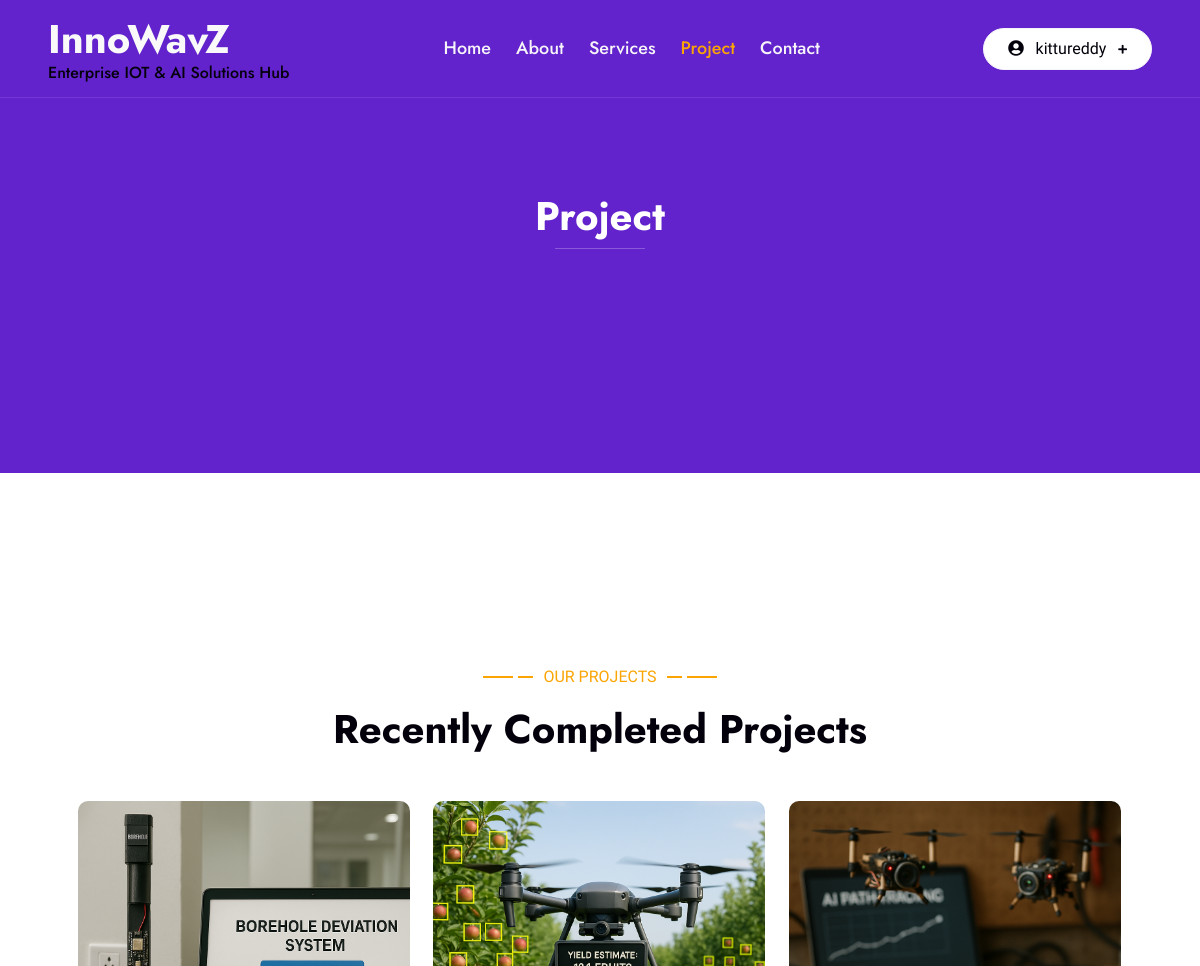
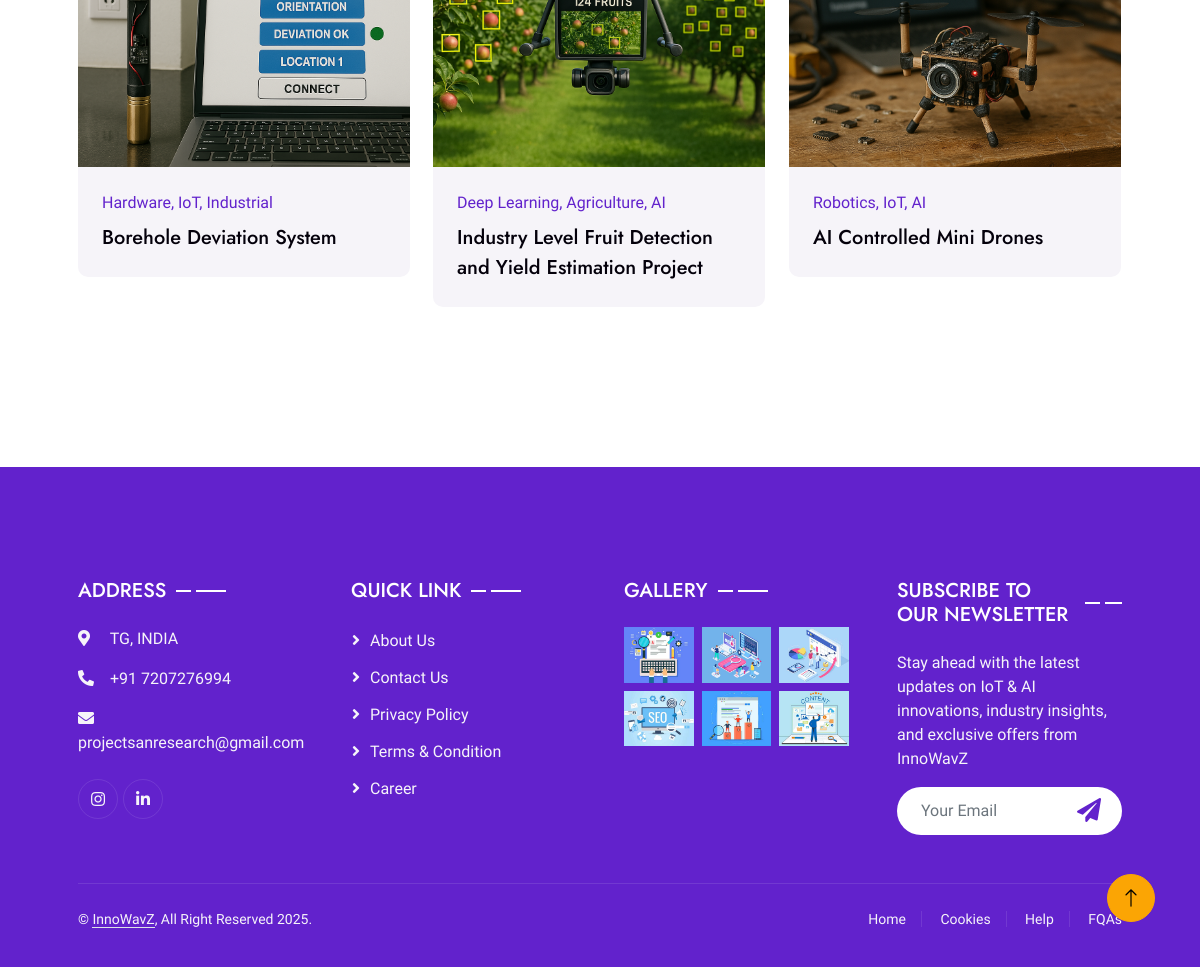
The page /project (signed in) on the database its author committed (2 pictures, top to bottom).
### userauths/models.py (models this page shows, shortened)
class User(AbstractUser):
    email = models.EmailField(unique=True)
    username = models.CharField(max_length=50)
    USERNAME_FIELD = 'email'
    REQUIRED_FIELDS = ['username']

### core/models.py (models this page shows, shortened)
class Product(models.Model):
    pid = ShortUUIDField(unique=True, length=10, max_length=20, prefix='prd', alphabet="abcdefgh12345")
    title = models.CharField(max_length=100, default="product")
    image = models.ImageField(upload_to=user_directory_path, default="product.png")
    description = models.TextField(null=True, blank=True, default="this is a product")
    user = models.ForeignKey(User, on_delete=models.SET_NULL, null=True)
    category = models.ForeignKey(category, on_delete=models.SET_NULL, null=True)
    specification = models.TextField(null=True, blank=True)
    class Meta:
        verbose_name_plural = "Products"

class category(models.Model):
    cid = ShortUUIDField(unique=True, length=10, max_length=20, prefix='cat', alphabet="abcdefgh12345")
    title = models.CharField(max_length=100, default="category")
    image = models.ImageField(upload_to=user_directory_path, default="category.png")
    description = models.TextField(null=True, blank=True, default="this is a category")
    class Meta:
        verbose_name_plural = "category"
    def __str__(self):
        return self.title

### core/views.py (the view)
# urls.py: path("project", views.project, name="project"),
def project(request):
    products = Product.objects.all()
    context = {
        'products': products,
    }
    return render(request, 'core/project.html',context)

### InnoWavz/templates/core/project.html (shortened to what this page needs)
{% extends 'core/partials/base2.html' %}
{% load static %}
{% block content %}
<div class="container-xxl py-5 bg-primary hero-header">
    <div class="container my-5 py-5 px-lg-5">
        <div class="row g-5 py-5">
            <div class="col-12 text-center">
                <h1 class="text-white animated slideInDown">Project</h1>
                <hr class="bg-white mx-auto mt-0" style="width: 90px;">
            </div>
        </div>
    </div>
</div>
<div class="container-xxl py-5">
    <div class="container py-5 px-lg-5">
        <div class="wow fadeInUp" data-wow-delay="0.1s">
            <p class="section-title text-secondary justify-content-center"><span></span>Our Projects<span></span></p>
            <h1 class="text-center mb-5">Recently Completed Projects</h1>
        </div>
        <div class="row g-4 portfolio-container">
            {% for p in products %}
            <div class="col-lg-4 col-md-6 d-flex align-items-stretch portfolio-item {{ p.category|lower }} wow fadeInUp" data-wow-delay="0.1s">
                <div class="rounded overflow-hidden w-100">
                    <div class="position-relative overflow-hidden">
                        <img class="img-fluid w-100" src="{{ p.image.url }}" alt="{{ p.title }}">
                    </div>
                    <div class="bg-light p-4">
                        <p class="text-primary fw-medium mb-2">{{ p.category }}</p>
                        <h5 class="lh-base mb-0">{{ p.title }}</h5>
                    </div>
                </div>
            </div>
            {% endfor %}
        </div>
    </div>
</div>
{% endblock %}

### InnoWavz/templates/core/partials/base2.html (shortened to what this page needs)
{% load static %}
<!DOCTYPE html>
<html lang="en">
<head>
    <link href="https://cdnjs.cloudflare.com/ajax/libs/font-awesome/5.10.0/css/all.min.css" rel="stylesheet">
    <link href="https://cdn.jsdelivr.net/npm/bootstrap-icons@1.4.1/font/bootstrap-icons.css" rel="stylesheet">
    <link href="{% static 'lib/animate/animate.min.css' %}" rel="stylesheet">
    <link href="{% static 'lib/owlcarousel/assets/owl.carousel.min.css' %}" rel="stylesheet">
    <link href="{% static 'lib/lightbox/css/lightbox.min.css' %}" rel="stylesheet">
    <link href="{% static 'css/bootstrap.min.css' %}" rel="stylesheet">
    <link href="{% static 'css/style.css' %}" rel="stylesheet">
</head>
<body>
    <div class="container-xxl bg-white p-0">
        <div class="container-xxl position-relative p-0">
            <nav class="navbar navbar-expand-lg navbar-light px-4 px-lg-5 py-3 py-lg-0">
                <a href="{% url 'core:home' %}" class="navbar-brand p-0">
                    <h1 class="m-0">InnoWavZ</h1>
                    <h6 class="m-0">Enterprise IOT & AI Solutions Hub</h6>
                </a>
                <div class="collapse navbar-collapse" id="navbarCollapse">
                    <div class="navbar-nav mx-auto py-0">
                        <a href="{%url 'core:home'%}" class="nav-item nav-link">Home</a>
                        <a href="{%url 'core:about'%}" class="nav-item nav-link">About</a>
                        <a href="{%url 'core:service'%}" class="nav-item nav-link">Services</a>
                        <a href="{%url 'core:project'%}" class="nav-item nav-link active">Project</a>
                        <a href="{%url 'core:contact'%}" class="nav-item nav-link">Contact</a>
                    </div>
        <div class="d-flex align-items-center">
            {% if user.is_authenticated %}
                <div class="dropdown">
                    <a href="#" class="btn btn-light rounded-pill py-2 px-4 dropdown-toggle" data-bs-toggle="dropdown">
                        <i class="fas fa-user-circle me-2"></i> {{ user.username }}
                    </a>
                </div>
            {% else %}
                <a href="{% url 'userauths:signin' %}" class="btn btn-outline-primary rounded-pill py-2 px-4 me-2">Sign In</a>
                <a href="{% url 'userauths:signup' %}" class="btn btn-primary rounded-pill py-2 px-4">Sign Up</a>
            {% endif %}
        </div>
                </div>
            </nav>
        </div>
{% block content %}
{% endblock content %}
<div class="container-fluid bg-primary text-light footer wow fadeIn" data-wow-delay="0.1s">
    <div class="container py-5 px-lg-5">
        <div class="row g-5">
            <div class="col-md-6 col-lg-3">
                <p class="section-title text-white h5 mb-4">Address<span></span></p>
                <p><i class="fa fa-map-marker-alt me-3"></i> TG, INDIA</p>
                <p><i class="fa fa-phone-alt me-3"></i>+91 7207276994</p>
                <p><i class="fa fa-envelope me-3"></i>projectsanresearch@gmail.com</p>
                <div class="d-flex pt-2">
                    <a class="btn btn-outline-light btn-social" href=""><i class="fab fa-instagram"></i></a>
                    <a class="btn btn-outline-light btn-social" href=""><i class="fab fa-linkedin-in"></i></a>
                </div>
            </div>
            <div class="col-md-6 col-lg-3">
                <p class="section-title text-white h5 mb-4">Quick Link<span></span></p>
                <a class="btn btn-link" href="{%url 'core:about' %}">About Us</a>
                <a class="btn btn-link" href="{%url 'core:contact' %}">Contact Us</a>
                <a class="btn btn-link" href="">Privacy Policy</a>
                <a class="btn btn-link" href="">Terms & Condition</a>
                <a class="btn btn-link" href="">Career</a>
            </div>
            <div class="col-md-6 col-lg-3">
                <p class="section-title text-white h5 mb-4">Gallery<span></span></p>
                <div class="row g-2">
                    <div class="col-4">
                        <img class="img-fluid" src="{% static 'img/portfolio-1.jpg' %}" alt="Image">
                    </div>
                    <div class="col-4">
                        <img class="img-fluid" src="{% static 'img/portfolio-2.jpg' %}" alt="Image">
                    </div>
                    <div class="col-4">
                        <img class="img-fluid" src="{% static 'img/portfolio-3.jpg' %}" alt="Image">
                    </div>
                    <div class="col-4">
                        <img class="img-fluid" src="{% static 'img/portfolio-4.jpg' %}" alt="Image">
                    </div>
                    <div class="col-4">
                        <img class="img-fluid" src="{% static 'img/portfolio-5.jpg' %}" alt="Image">
                    </div>
                    <div class="col-4">
                        <img class="img-fluid" src="{% static 'img/portfolio-6.jpg' %}" alt="Image">
                    </div>
                </div>
            </div>
            <div class="col-md-6 col-lg-3">
                <p class="section-title text-white h5 mb-4">Subscribe to Our Newsletter<span></span></p>
                <p>Stay ahead with the latest updates on IoT & AI innovations, industry insights, and exclusive offers from InnoWavZ</p>
                <div class="position-relative w-100 mt-3">
                    <input class="form-control border-0 rounded-pill w-100 ps-4 pe-5" type="text" placeholder="Your Email" style="height: 48px;">
                    <button type="button" class="btn shadow-none position-absolute top-0 end-0 mt-1 me-2"><i class="fa fa-paper-plane text-primary fs-4"></i></button>
                </div>
            </div>
        </div>
    </div>
    <div class="container px-lg-5">
        <div class="copyright">
            <div class="row">
                <div class="col-md-6 text-center text-md-start mb-3 mb-md-0">
                    &copy; <a class="border-bottom" href="#">InnoWavZ</a>, All Right Reserved 2025.
                </div>
                <div class="col-md-6 text-center text-md-end">
                    <div class="footer-menu">
                        <a href="">Home</a>
                        <a href="">Cookies</a>
                        <a href="">Help</a>
                        <a href="">FQAs</a>
                    </div>
                </div>
            </div>
        </div>
    </div>
</div>
<a href="#" class="btn btn-lg btn-secondary btn-lg-square back-to-top"><i class="bi bi-arrow-up"></i></a>
</div>
</body>
</html>

### InnoWavz/static/css/style.css (style rules this page uses)
:root { --primary: #03253b; --secondary: #FBA504; --light: #F6F4F9; --dark: #04000B; }
.back-to-top { position: fixed; display: none; right: 45px; bottom: 45px; z-index: 99; }
h1, h2, .fw-bold { font-weight: 700 !important; }
h5, h6, .fw-medium { font-weight: 500 !important; }
.btn { font-weight: 500; transition: .5s; }
.btn-lg-square { width: 48px; height: 48px; }
.btn-square, .btn-sm-square, .btn-lg-square { padding: 0; display: flex; align-items: center; justify-content: center; font-weight: normal; border-radius: 50px; }
.navbar .dropdown-toggle::after { border: none; content: "\f067"; font-family: "Font Awesome 5 Free"; font-size: 10px; font-weight: bold; vertical-align: middle; margin-left: 8px; }
.navbar-light .navbar-nav .nav-link { position: relative; margin-right: 25px; padding: 35px 0; font-family: 'Jost', sans-serif; font-size: 18px; font-weight: 500; color: var(--light) !important; outline: none; transition: .5s; }
.navbar-light .navbar-nav .nav-link:hover, .navbar-light .navbar-nav .nav-link.active { color: var(--secondary) !important; }
.navbar-light .navbar-brand h1 { color: #f9f9f9; }
@media (min-width: 992px) { .navbar-light { position: absolute; width: 100%; top: 0; left: 0; border-bottom: 1px solid rgba(256, 256, 256, .1); z-index: 999; } }
@media (min-width: 992px) { .navbar-light .btn { color: var(--dark); background: #FFFFFF; } }
.hero-header { margin-bottom: 6rem; padding: 10rem 0; background-position: left 0px top 0px, right 0px top 0px, left 0px bottom 0px, right 0px bottom 0px, center center, center bottom; background-repeat: no-repeat; }
.section-title { position: relative; display: flex; align-items: center; font-weight: 500; text-transform: uppercase; }
.section-title span:first-child, .section-title span:last-child { position: relative; display: inline-block; margin-right: 30px; width: 30px; height: 2px; }
.section-title span:last-child { margin-right: 0; margin-left: 30px; }
.section-title span:first-child::after, .section-title span:last-child::after { position: absolute; content: ""; width: 15px; height: 2px; top: 0; right: -20px; }
.section-title span:last-child::after { right: auto; left: -20px; }
.section-title.text-secondary span:first-child, .section-title.text-secondary span:last-child, .section-title.text-secondary span:first-child::after, .section-title.text-secondary span:last-child::after { background: var(--secondary); }
.section-title.text-white span:first-child, .section-title.text-white span:last-child, .section-title.text-white span:first-child::after, .section-title.text-white span:last-child::after { background: #FFFFFF; }
.portfolio-item img { transition: .5s; }
.footer { margin-top: 4rem; padding-top: 4rem; height: 500px; background-position: center top, center center; background-repeat: no-repeat; }
.footer .btn.btn-social { margin-right: 5px; width: 40px; height: 40px; display: flex; align-items: center; justify-content: center; color: var(--light); border: 1px solid rgba(256, 256, 256, .1); border-radius: 40px; transition: .3s; }
.footer .btn.btn-link { display: block; margin-bottom: 10px; padding: 0; text-align: left; color: var(--light); font-weight: normal; transition: .3s; }
.footer .btn.btn-link::before { position: relative; content: "\f105"; font-family: "Font Awesome 5 Free"; font-weight: 900; margin-right: 10px; }
.footer .copyright { padding: 25px 0; font-size: 14px; border-top: 1px solid rgba(256, 256, 256, .1); }
.footer .copyright a { color: var(--light); }
.footer .footer-menu a { margin-right: 15px; padding-right: 15px; border-right: 1px solid rgba(255, 255, 255, .1); }
.footer .footer-menu a:last-child { margin-right: 0; padding-right: 0; border-right: none; }

### rows shown on the page
User: username "kittureddy"
Product: image (picture), category "Hardware, IoT, Industrial", title "Borehole Deviation System"
Product: image (picture), category "Deep Learning, Agriculture, AI", title "Industry Level Fruit Detection and Yield Estimation Project"
Product: image (picture), category "Robotics, IoT, AI", title "AI Controlled Mini Drones"
